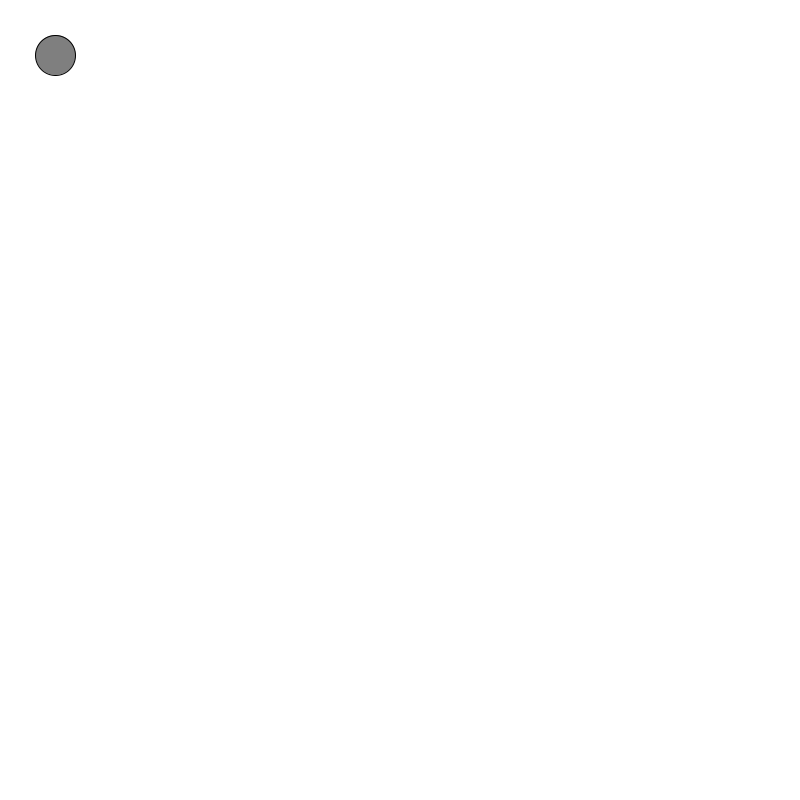
Frame 1 (no input)
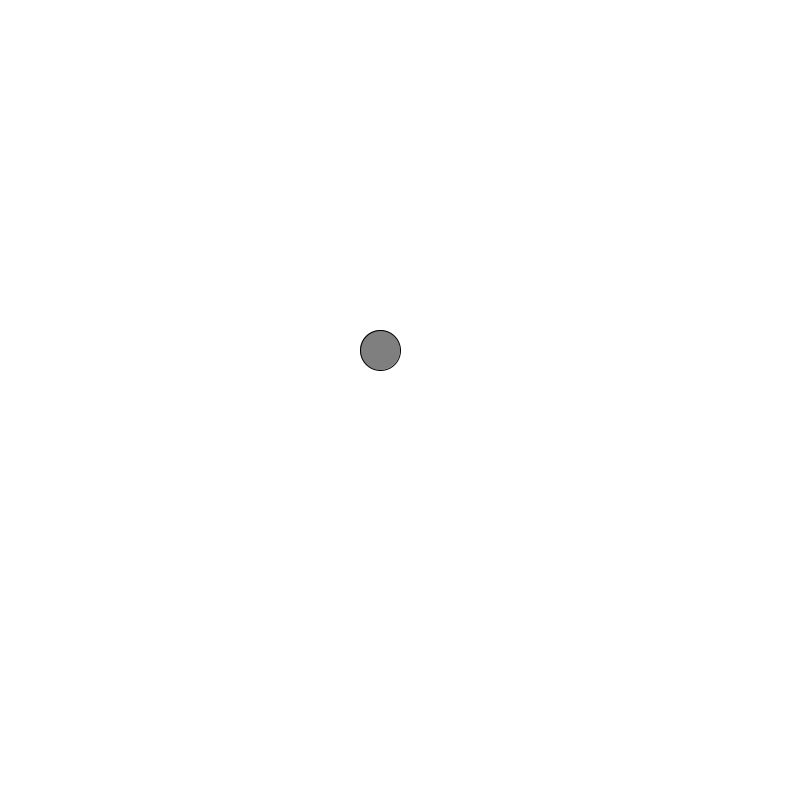
Frame 60 (the mouse pressed at the canvas centre just before this capture)
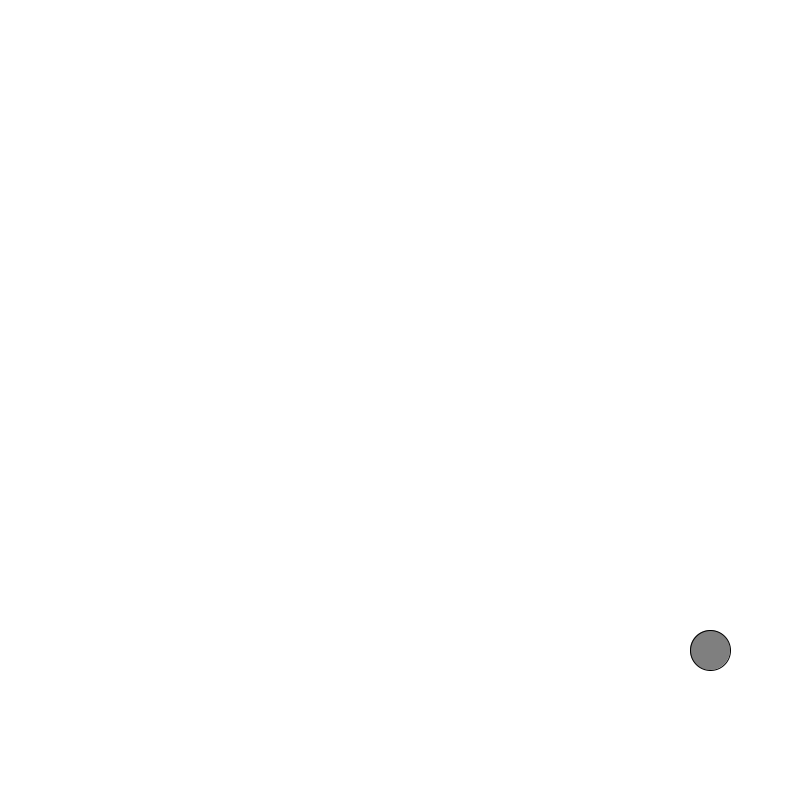
Frame 120 (the mouse held since frame 60 and released just before this capture)

The Processing sketch that drew these frames (run headless with seeded random() and noise(); from frame 60 on, the mouse is pressed at the canvas centre):

// Processing sketch: vector1
// ── vector1.pde
PVector position;
PVector velocity;

void setup() {
    size(800, 800);

    position = new PVector(50, 50);
    velocity = new PVector(5.5, 5);
}

void draw() {
    background(255);

    position.add(velocity);
    if ((position.x + 20) > width || (position.x - 20) < 0) {
        velocity.x = velocity.x * -1;
    }
    if ((position.y + 20) > height || (position.y - 20) < 0) {
        velocity.y = velocity.y * -1;
    }

    stroke(0);
    fill(127);
    circle(position.x, position.y, 40);
}
